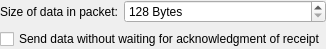
<?xml version="1.0" encoding="UTF-8"?>
<ui version="4.0">
 <class>InBandOptionsWidgetClass</class>
 <widget class="QWidget" name="InBandOptionsWidgetClass">
  <property name="geometry">
   <rect>
    <x>0</x>
    <y>0</y>
    <width>325</width>
    <height>45</height>
   </rect>
  </property>
  <layout class="QVBoxLayout" name="verticalLayout">
   <property name="margin">
    <number>0</number>
   </property>
   <item>
    <layout class="QHBoxLayout" name="horizontalLayout">
     <item>
      <widget class="QLabel" name="lblBlockSize">
       <property name="text">
        <string>Size of data in packet:</string>
       </property>
       <property name="textFormat">
        <enum>Qt::PlainText</enum>
       </property>
       <property name="buddy">
        <cstring>spbBlockSize</cstring>
       </property>
      </widget>
     </item>
     <item>
      <widget class="QSpinBox" name="spbBlockSize">
       <property name="sizePolicy">
        <sizepolicy hsizetype="Expanding" vsizetype="Fixed">
         <horstretch>0</horstretch>
         <verstretch>0</verstretch>
        </sizepolicy>
       </property>
       <property name="suffix">
        <string> Bytes</string>
       </property>
       <property name="minimum">
        <number>128</number>
       </property>
       <property name="maximum">
        <number>10240</number>
       </property>
       <property name="singleStep">
        <number>32</number>
       </property>
      </widget>
     </item>
    </layout>
   </item>
   <item>
    <widget class="QCheckBox" name="chbDontWaitReceipt">
     <property name="text">
      <string>Send data without waiting for acknowledgment of receipt</string>
     </property>
    </widget>
   </item>
  </layout>
 </widget>
 <layoutdefault spacing="6" margin="11"/>
 <resources/>
 <connections/>
</ui>
